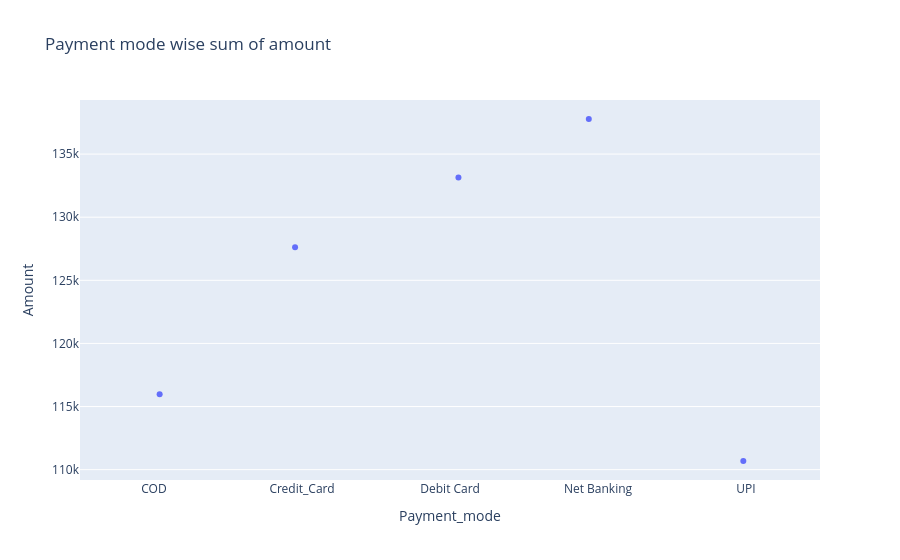

The code cell stored with this chart in its notebook:
### Code cell
fig = px.strip(data_frame = a,x='Payment_mode',y='Amount',title = ' Payment mode wise sum of amount ')
fig.show()

### Figure 1 — Plotly figure (JSON) as saved in the notebook; plotly's stock layout.template omitted (floating-point values rounded to 4 significant figures)
{"data": [{"alignmentgroup": "True", "boxpoints": "all", "fillcolor": "rgba(255,255,255,0)", "hoveron": "points", "hovertemplate": "Payment_mode=%{x}<br>Amount=%{y}<extra></extra>", "legendgroup": "", "line": {"color": "rgba(255,255,255,0)"}, "marker": {"color": "#636efa"}, "name": "", "offsetgroup": "", "orientation": "v", "pointpos": 0, "showlegend": false, "type": "box", "x": ["COD", "Credit_Card", "Debit Card", "Net Banking", "UPI"], "x0": " ", "xaxis": "x", "y": [116000.0, 127600.0, 133100.0, 137800.0, 110700.0], "y0": " ", "yaxis": "y"}], "layout": {"boxmode": "group", "legend": {"tracegroupgap": 0}, "title": {"text": " Payment mode wise sum of amount "}, "xaxis": {"anchor": "y", "domain": [0, 1], "title": {"text": "Payment_mode"}}, "yaxis": {"anchor": "x", "domain": [0, 1], "title": {"text": "Amount"}}}}
